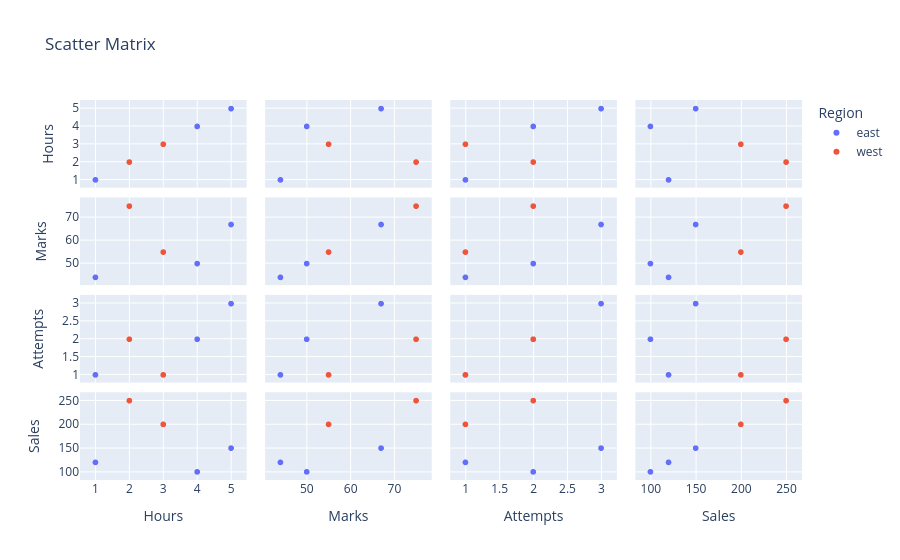

Notebook code cell kept with this figure:
### Markdown cell above
### SCATTER MATRIX

### Code cell
px.scatter_matrix(
    df,
    dimensions = ["Hours","Marks","Attempts","Sales"],
    title = "Scatter Matrix",
    color = "Region",
).show()

### Figure 1 — Plotly figure (JSON) as saved in the notebook; plotly's stock layout.template omitted (floating-point values rounded to 4 significant figures)
{"data": [{"dimensions": [{"axis": {"matches": true}, "label": "Hours", "values": [4, 5, 1]}, {"axis": {"matches": true}, "label": "Marks", "values": [50, 67, 44]}, {"axis": {"matches": true}, "label": "Attempts", "values": [2, 3, 1]}, {"axis": {"matches": true}, "label": "Sales", "values": [100, 150, 120]}], "hovertemplate": "Region=east<br>%{xaxis.title.text}=%{x}<br>%{yaxis.title.text}=%{y}<extra></extra>", "legendgroup": "east", "marker": {"color": "#636efa", "symbol": "circle"}, "name": "east", "showlegend": true, "type": "splom"}, {"dimensions": [{"axis": {"matches": true}, "label": "Hours", "values": [3, 2]}, {"axis": {"matches": true}, "label": "Marks", "values": [55, 75]}, {"axis": {"matches": true}, "label": "Attempts", "values": [1, 2]}, {"axis": {"matches": true}, "label": "Sales", "values": [200, 250]}], "hovertemplate": "Region=west<br>%{xaxis.title.text}=%{x}<br>%{yaxis.title.text}=%{y}<extra></extra>", "legendgroup": "west", "marker": {"color": "#EF553B", "symbol": "circle"}, "name": "west", "showlegend": true, "type": "splom"}], "layout": {"dragmode": "select", "legend": {"title": {"text": "Region"}, "tracegroupgap": 0}, "title": {"text": "Scatter Matrix"}}}
